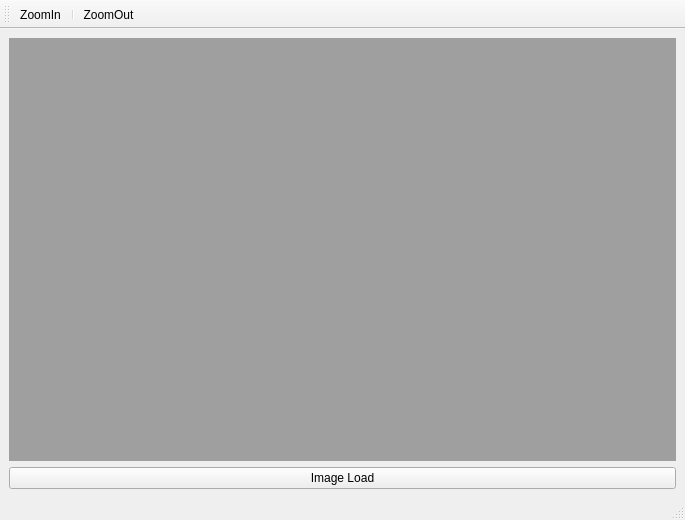
<?xml version="1.0" encoding="UTF-8"?>
<ui version="4.0">
 <class>MainWindow</class>
 <widget class="QMainWindow" name="MainWindow">
  <property name="geometry">
   <rect>
    <x>0</x>
    <y>0</y>
    <width>685</width>
    <height>520</height>
   </rect>
  </property>
  <property name="windowTitle">
   <string>MainWindow</string>
  </property>
  <widget class="QWidget" name="centralwidget">
   <layout class="QHBoxLayout" name="horizontalLayout">
    <item>
     <layout class="QVBoxLayout" name="verticalLayout">
      <item>
       <widget class="QMdiArea" name="mdiArea"/>
      </item>
      <item>
       <widget class="QPushButton" name="pushButton">
        <property name="text">
         <string>Image Load</string>
        </property>
       </widget>
      </item>
     </layout>
    </item>
   </layout>
  </widget>
  <widget class="QMenuBar" name="menubar">
   <property name="geometry">
    <rect>
     <x>0</x>
     <y>0</y>
     <width>685</width>
     <height>17</height>
    </rect>
   </property>
  </widget>
  <widget class="QStatusBar" name="statusbar"/>
  <widget class="QToolBar" name="toolBar">
   <property name="windowTitle">
    <string>toolBar</string>
   </property>
   <attribute name="toolBarArea">
    <enum>TopToolBarArea</enum>
   </attribute>
   <attribute name="toolBarBreak">
    <bool>false</bool>
   </attribute>
   <addaction name="actionZoomIn"/>
   <addaction name="separator"/>
   <addaction name="actionZoomOut"/>
  </widget>
  <action name="actionZoomIn">
   <property name="text">
    <string>ZoomIn</string>
   </property>
  </action>
  <action name="actionZoomOut">
   <property name="text">
    <string>ZoomOut</string>
   </property>
  </action>
 </widget>
 <resources/>
 <connections/>
</ui>
